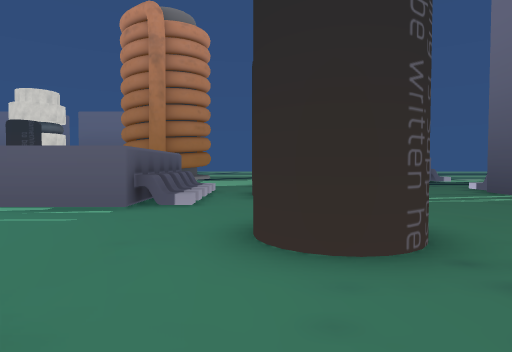
view 1 (above)

24 first-person views from a walk through a 3-D level made in the Unity game engine. The camera is 1.4 m above the floor, tilts 2° down and sees 75° across. The floor is counted in squares, 2 m on a side. Each view is taken from the middle of a square. On the plan, view 1 faces up. The plan holds only what a view shows up to about 10 squares ahead; the rest is blank. The place goes on beyond the plan. The player is left out. Door leaves are left out, so doorways stand open. Some surface patterns are stand-ins.

view 2
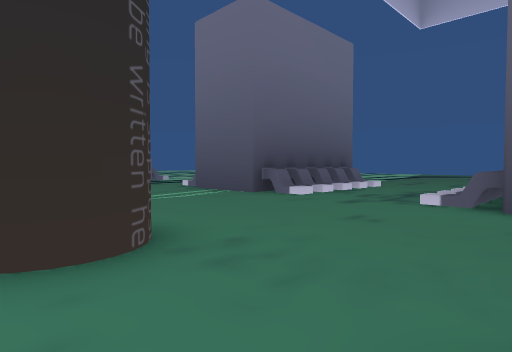

view 3
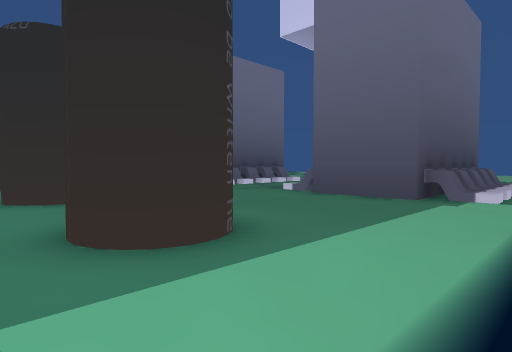

view 4
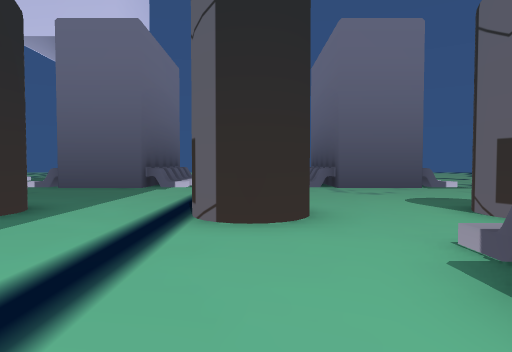

view 5
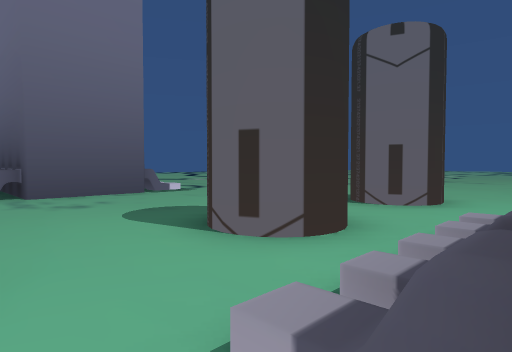

view 6
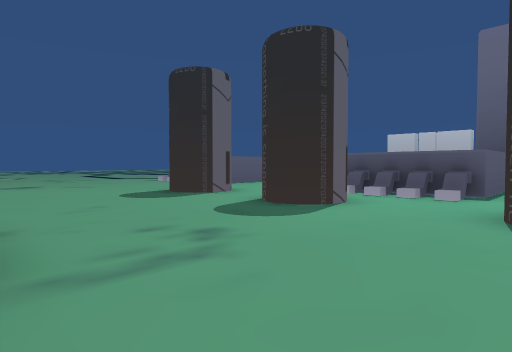

view 7
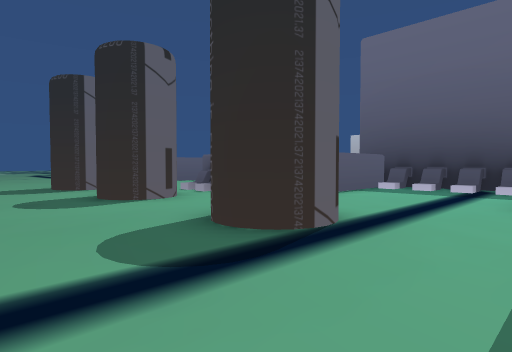

view 8
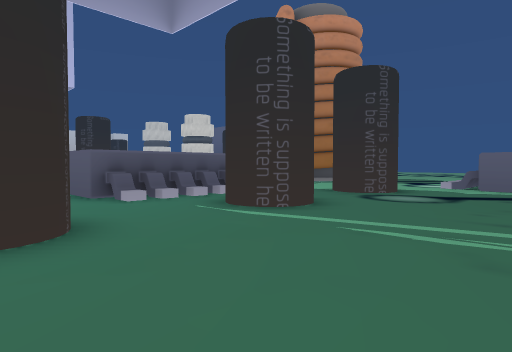

view 9
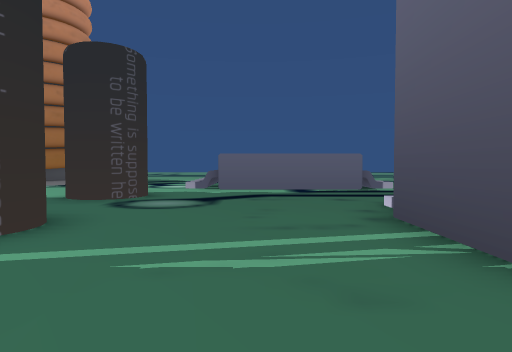

view 10
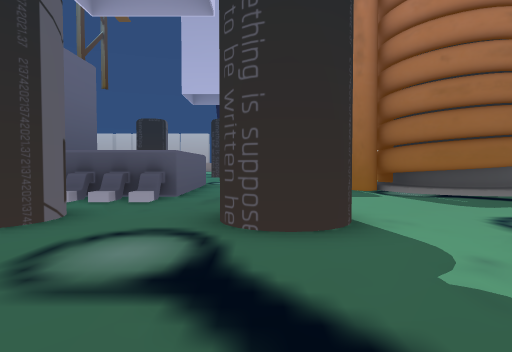

view 11
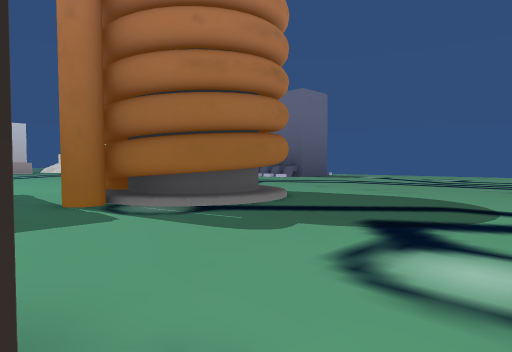

view 12
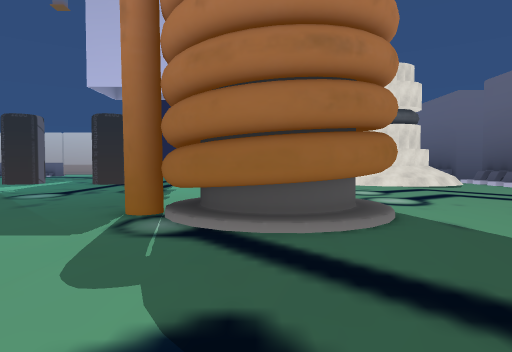

view 13
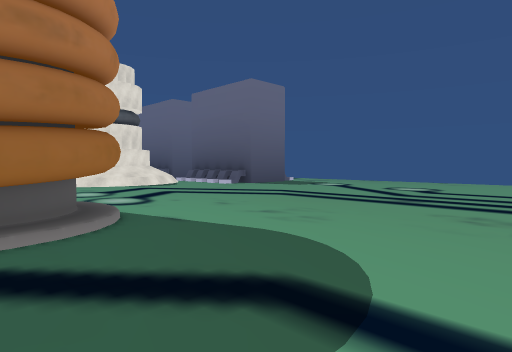

view 14
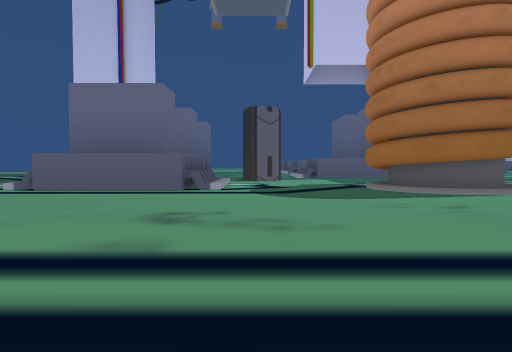

view 15
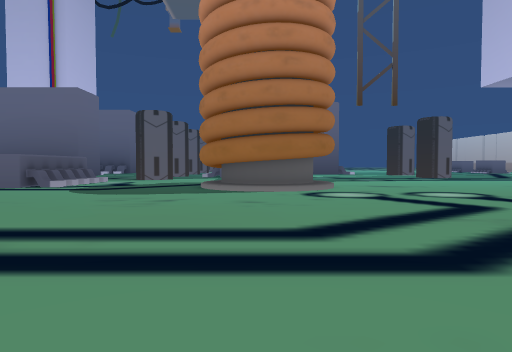

view 16
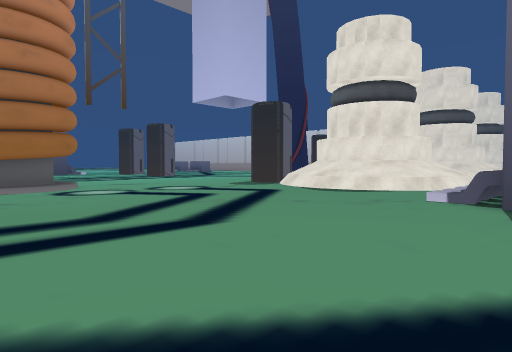

view 17
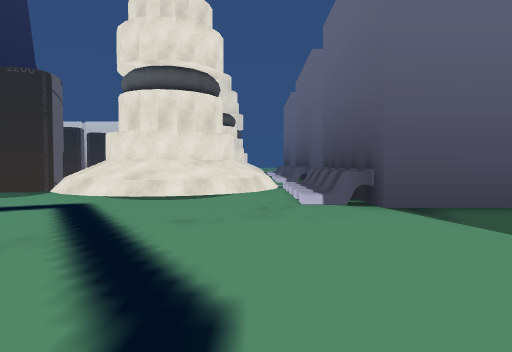

view 18
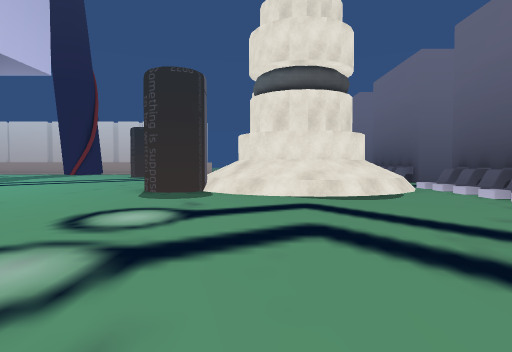

view 19
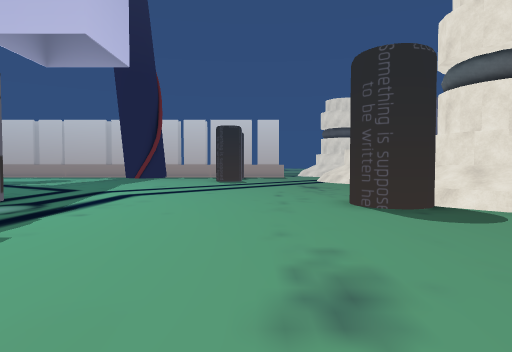

view 20
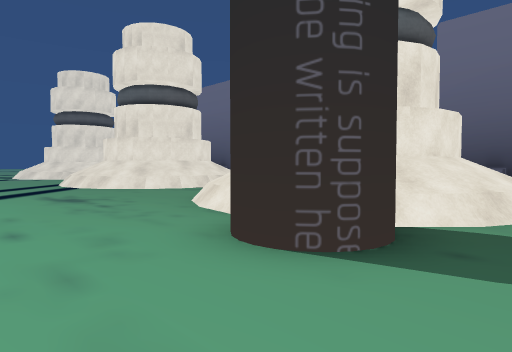

view 21
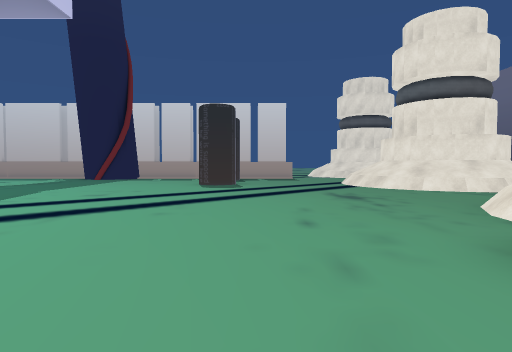

view 22
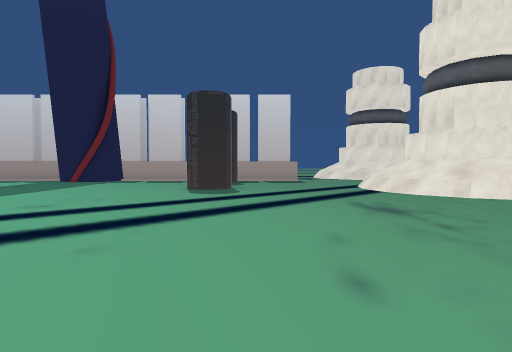

view 23
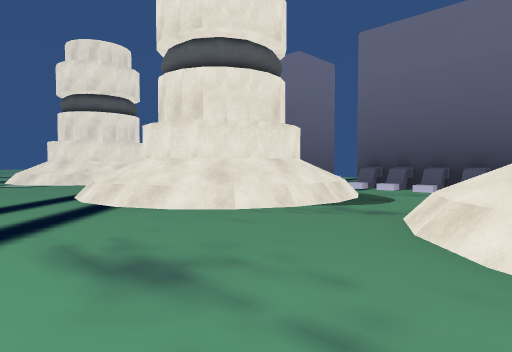

view 24
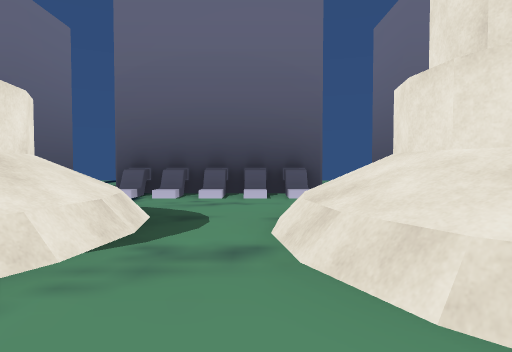

### Floor plan
Key: @ floor where view 1 was taken; # wall or solid block; . main floor; : floor 0.25 m higher than the main floor; / step, stairs or slope; = window, fence, low wall or low ledge; ^ raised ledge; O other object.
Columns run from 24 left of view 1 to 7 right of it. Each row starts with its distance up from view 1.
 28               #.......
 27    #####  #####....... ..
 26    /////  /////...........
 25     ....  ^^...............
 24    ^^..   #^^...............
 23    #^..^#  #^................
 22    #^..^#  #^................
 21  ##^^..^###^^.................
 20  ^^^....^^^^...................
 19 ..=.......O#...................
 18 ...................###..........
 17  .................####..../####^
 16  .................:###..../#
 15  O................ ###..../#
 14  #..................#...../#####
 13  ...............................
 12  .............  ...... ..#......
 11  ............   .....   #O......
 10  .....  ..#     ...............
  9  ....   ..      ./ ####........
  8                       #.##....#
  7                       #..O....#
  6                     ###.......##
  5                     ..........=.
  4                      ....O......
  3                      ...##......
  2                       ..........
  1                        ........#
  0                        .@O....##
 -1                        .O#....#
 -2                        ........^
 -3                  #^.............
 -4                  #^......O...
 -5                  #=.....O#.....
 -6                  #^............
 -7                    ####........^
 -8                       #.......#
 -9                       #.O#....#
-10                       #.......#
-11                        ........
-12                        .#O.....
-13                        .##....
-14                        .......

Positions as (right, up) in squares from view 1, and headings:
1: (0, 0), facing up
2: (0, 0), facing up-right
3: (-1, -4), facing up-right
4: (-4, -5), facing right
5: (-2, -6), facing down-right
6: (6, -5), facing down-left
7: (4, -2), facing down-left
8: (5, 3), facing up-left
9: (4, 4), facing up
10: (5, 11), facing left
11: (2, 12), facing up-left
12: (2, 16), facing left
13: (2, 16), facing up-left
14: (1, 26), facing down
15: (-4, 27), facing down
16: (-3, 28), facing down-left
17: (-4, 25), facing left
18: (-4, 21), facing left
19: (-6, 16), facing left
20: (-11, 16), facing up-left
21: (-11, 16), facing left
22: (-13, 16), facing left
23: (-16, 17), facing up-left
24: (-18, 19), facing up
